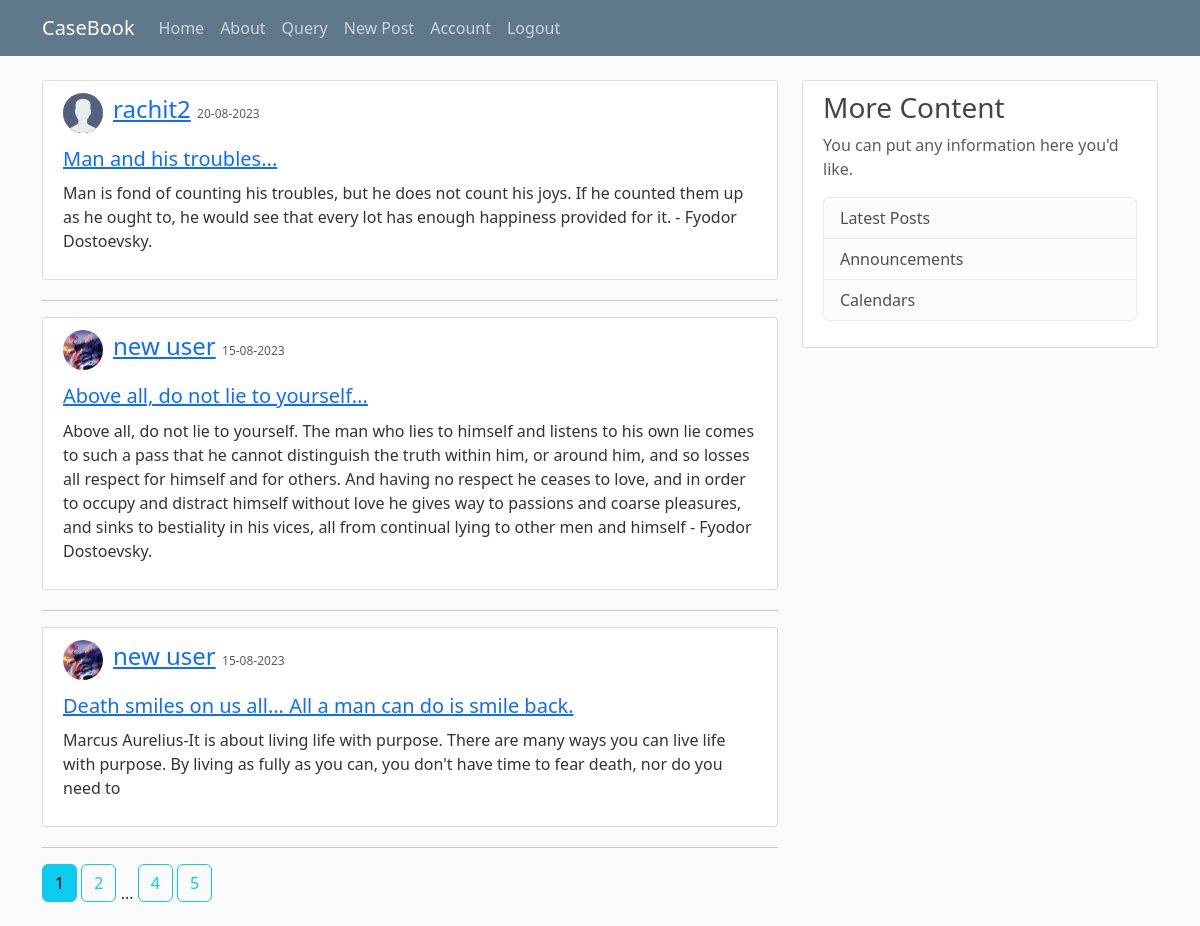
Screenshot of /home (signed in) with the database file from the repository.
### blogsite/models.py (models this page shows, shortened)
class Post(db.Model):
    id = db.Column(db.Integer, primary_key=True)
    title = db.Column(db.String(50), nullable=False)
    date_posted = db.Column(db.DateTime, nullable=False, default=datetime.utcnow)
    content = db.Column(db.Text, nullable=False)
    user_id = db.Column(db.Integer, db.ForeignKey('user.id'), nullable=False)

class User(db.Model, UserMixin):
    id = db.Column(db.Integer, primary_key=True)
    username = db.Column(db.String(20), unique=True, nullable=False)
    email = db.Column(db.String(100), unique=True, nullable=False)
    img_file = db.Column(db.String(20), nullable=False, default='default.jpeg')
    password = db.Column(db.String(60), nullable=False)
    posts = db.relationship('Post', backref='author', lazy=True)

### blogsite/routes.py (the view)
@app.route('/')
@app.route('/home')
def home():
    page = request.args.get(key='page',default=1,type=int)
    posts = Post.query.order_by(Post.date_posted.desc()).paginate(per_page=3)
    return render_template('home.html',posts=posts,page_title='CaseBook')

### blogsite/models.py (called while the page is built)
@login_manager.user_loader
def load_user(userid):
    return User.query.get(int(userid))

### blogsite/templates/home.html
{% extends "layout.html" %}
{% block page_content %}
{% for post in posts.items %}
<article class="media content-section">
  <div class="d-flex align-items-center">
    <img class="img-fluid rounded-circle article-img mr-3"
      src="{{ url_for('static',filename='profile_pic/'+post.author.img_file) }}" alt="Profile Photo of author">
    <div style="margin-left: 10px;">
      <div class="article-metadata">
        <a class="mr-2" href="{{ url_for('user_posts',username=post.author.username) }}">{{ post.author.username }}</a>
        <small class="text-muted" style="font-size: 0.75rem;">{{ post.date_posted.strftime('%d-%m-%Y') }}</small>
      </div>
    </div>
  </div>
  <div class="media-body">
    <h2><a class="article-title" href="{{ url_for('post',post_id=post.id) }}">{{ post.title }}</a></h2>
    <p class="article-content">{{ post.content }}</p>
  </div>
</article>
<hr>
{% endfor %}
{% for page_num in posts.iter_pages(left_edge=2, right_edge=2, left_current=1, right_current=1) %}
  {% if page_num %}
    {% if posts.page==page_num %}
      <a class="btn btn-info mb-4" href="{{ url_for('home',page=page_num) }}">{{ page_num }}</a>
    {% else %}
      <a class="btn btn-outline-info mb-4" href="{{ url_for('home',page=page_num) }}">{{ page_num }}</a>
    {% endif %}
  {% else %}
  ...
  {% endif %}
{% endfor %}
{% endblock page_content %}

### blogsite/static/temp_style.css (style rules this page uses)
body { background: #fafafa; color: #333333; margin-top: 5rem; }
h1, h2, h3, h4, h5, h6 { color: #444444; }
.content-section { background: #ffffff; padding: 10px 20px; border: 1px solid #dddddd; border-radius: 3px; margin-bottom: 20px; }
.article-title { font-size: 1.25rem; }
.article-content { margin-top: 0.5rem; }
.article-img { height: 40px; width: 40px; }
.article-metadata { font-size: 1.5rem; margin-bottom: 0.5rem; }

### rows the page displays
Post: img_file (placeholder picture), author.username "rachit2", date_posted "20-08-2023", title "Man and his troubles...", content "Man is fond of counting his troubles, but he does not count his joys. If he counted them up as he ought to, he would see that every lot has enough happiness provided for it. - Fyodor Dostoevsky."
Post: img_file (picture), author.username "new user", date_posted "15-08-2023", title "Above all, do not lie to yourself...", content "Above all, do not lie to yourself. The man who lies to himself and listens to his own lie comes to such a pass that he cannot distinguish the truth within him, or around him, and so losses all respect for himself and for others. And having no respect he ceases to love, and in order to occupy and distract himself without love he gives way to passions and coarse pleasures, and sinks to bestiality in his vices, all from continual lying to other men and himself - Fyodor Dostoevsky."
Post: img_file (picture), author.username "new user", date_posted "15-08-2023", title "Death smiles on us all... All a man can do is smile back.", content "Marcus Aurelius-It is about living life with purpose. There are many ways you can live life with purpose. By living as fully as you can, you don't have time to fear death, nor do you need to"

### other values shown
{{ page_num }} "1"
{{ page_num }} "2" "4" "5"
